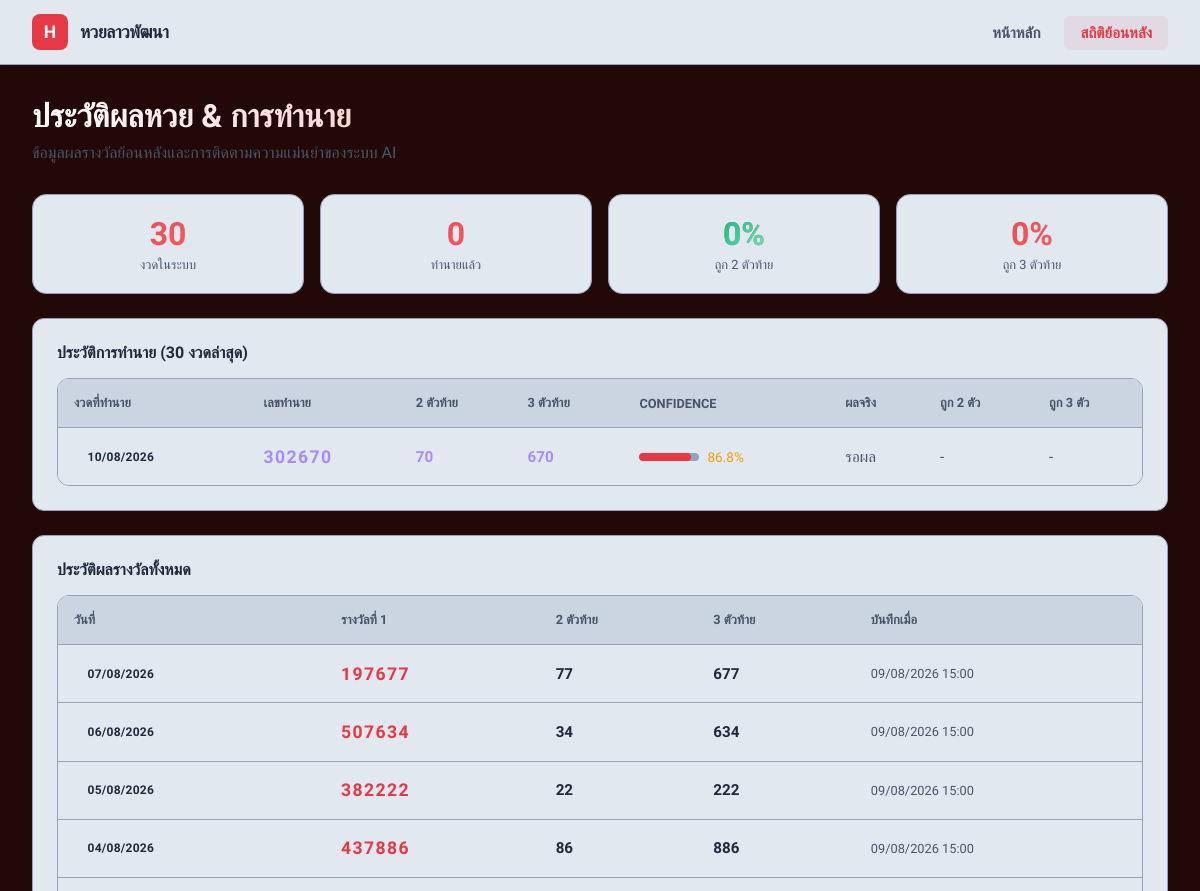
Before: /history/ (upper part) with the older database file.
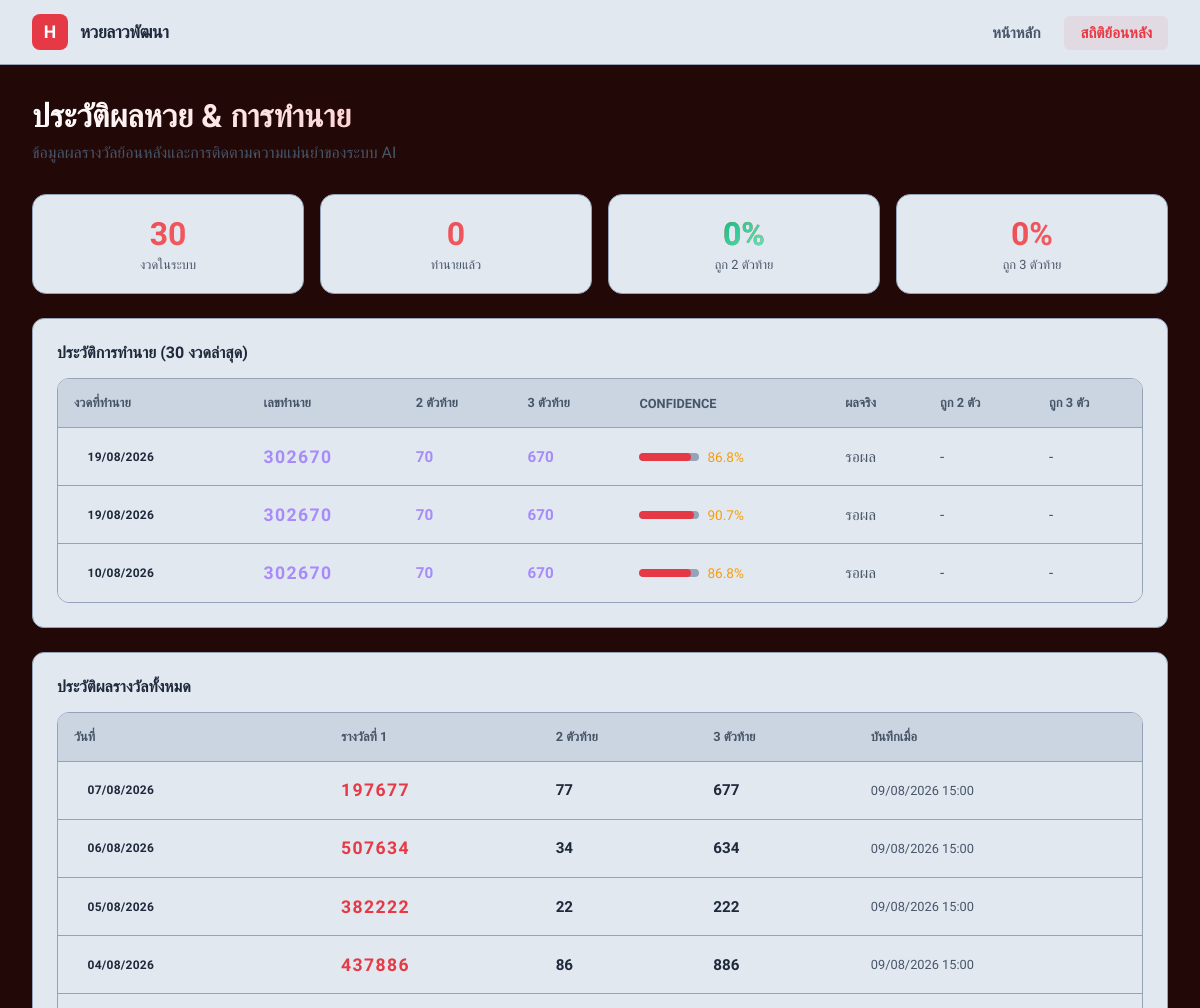
After: the same page with the newer database file.
### lottery/models.py (models this page shows, shortened)
class Prediction(models.Model):
    target_date = models.DateField(verbose_name="งวดที่ทำนาย")
    predicted_first = models.CharField(max_length=20, verbose_name="ทำนายรางวัลที่ 1")
    predicted_two = models.CharField(max_length=10, blank=True, verbose_name="ทำนาย 2 ตัวท้าย")
    predicted_three = models.CharField(max_length=10, blank=True, verbose_name="ทำนาย 3 ตัวท้าย")
    confidence = models.FloatField(default=0.0, verbose_name="ความมั่นใจ (%)")
    model_used = models.CharField(max_length=50, default="ensemble", verbose_name="โมเดลที่ใช้")
    actual_result = models.ForeignKey(
        LotteryResult, null=True, blank=True,
        on_delete=models.SET_NULL,
        related_name='predictions',
        verbose_name="ผลจริง"
    )
    is_correct_two = models.BooleanField(null=True, blank=True, verbose_name="ถูก 2 ตัวท้าย")
    is_correct_three = models.BooleanField(null=True, blank=True, verbose_name="ถูก 3 ตัวท้าย")
    is_correct_first = models.BooleanField(null=True, blank=True, verbose_name="ถูกรางวัลที่ 1")
    created_at = models.DateTimeField(auto_now_add=True)
    class Meta:
        ordering = ['-target_date']
        verbose_name = "การทำนาย"
        verbose_name_plural = "ประวัติการทำนาย"

class LotteryResult(models.Model):
    draw_date = models.DateField(unique=True, verbose_name="วันที่ออกรางวัล")
    first_prize = models.CharField(max_length=20, blank=True, verbose_name="รางวัลที่ 1")
    two_digit = models.CharField(max_length=10, blank=True, verbose_name="2 ตัวท้าย")
    three_digit = models.CharField(max_length=10, blank=True, verbose_name="3 ตัวท้าย")
    raw_data = models.TextField(blank=True, verbose_name="ข้อมูลดิบ")
    created_at = models.DateTimeField(auto_now_add=True)
    updated_at = models.DateTimeField(auto_now=True)
    class Meta:
        ordering = ['-draw_date']
        verbose_name = "ผลหวยลาวพัฒนา"
        verbose_name_plural = "ผลหวยลาวพัฒนาทั้งหมด"
    @property
    def last_two(self):
        if self.two_digit:
            return self.two_digit
        if len(self.first_prize) >= 2:
            return self.first_prize[-2:]
        return ""
    @property
    def last_three(self):
        if self.three_digit:
            return self.three_digit
        if len(self.first_prize) >= 3:
            return self.first_prize[-3:]
        return ""

### lottery/views.py (the view)
# urls.py: path('history/', views.history, name='history'),
def history(request):
    results = LotteryResult.objects.order_by('-draw_date')
    predictions = Prediction.objects.order_by('-target_date')[:30]
    stats = get_accuracy_stats()
    context = {
        'results': results,
        'predictions': predictions,
        'stats': stats,
    }
    return render(request, 'lottery/history.html', context)

### lottery/services/predictor.py (called while the page is built, shortened)
def get_accuracy_stats() -> dict:
    from lottery.models import Prediction
    evaluated = Prediction.objects.filter(actual_result__isnull=False)
    total = evaluated.count()
    if total == 0:
        return {'total': 0, 'correct_two': 0, 'correct_three': 0, 'correct_first': 0,
                'acc_two': 0, 'acc_three': 0, 'acc_first': 0}

### lottery/templates/lottery/history.html (shortened to what this page needs)
{% extends "lottery/base.html" %}
{% block nav_history %}active{% endblock %}
{% block content %}
<div class="page-header">
    <h1>ประวัติผลหวย & การทำนาย</h1>
    <p>ข้อมูลผลรางวัลย้อนหลังและการติดตามความแม่นยำของระบบ AI</p>
</div>
<div class="stats-banner">
    <div class="stat-card">
        <div class="num">{{ results.count }}</div>
        <div class="label">งวดในระบบ</div>
    </div>
    <div class="stat-card">
        <div class="num">{{ stats.total }}</div>
        <div class="label">ทำนายแล้ว</div>
    </div>
    <div class="stat-card">
        <div class="num" style="color: inherit;">
            <span style="background:linear-gradient(135deg,var(--success),#6ee7b7); -webkit-background-clip:text; -webkit-text-fill-color:transparent;">
                {{ stats.acc_two }}%
            </span>
        </div>
        <div class="label">ถูก 2 ตัวท้าย</div>
    </div>
    <div class="stat-card">
        <div class="num" style="color: inherit;">
            <span style="background:linear-gradient(135deg,var(--accent2),#a7f3d0); -webkit-background-clip:text; -webkit-text-fill-color:transparent;">
                {{ stats.acc_three }}%
            </span>
        </div>
        <div class="label">ถูก 3 ตัวท้าย</div>
    </div>
</div>
<div class="card" style="margin-bottom:1.5rem;">
    <div class="section-title">ประวัติการทำนาย (30 งวดล่าสุด)</div>
    {% if predictions %}
    <div class="table-wrapper">
        <table>
            <thead>
                <tr>
                    <th>งวดที่ทำนาย</th>
                    <th>เลขทำนาย</th>
                    <th>2 ตัวท้าย</th>
                    <th>3 ตัวท้าย</th>
                    <th>Confidence</th>
                    <th>ผลจริง</th>
                    <th>ถูก 2 ตัว</th>
                    <th>ถูก 3 ตัว</th>
                </tr>
            </thead>
            <tbody>
                {% for p in predictions %}
                <tr>
                    <td><span class="badge badge-purple">{{ p.target_date|date:"d/m/Y" }}</span></td>
                    <td class="number-pred">{{ p.predicted_first }}</td>
                    <td style="color:#a78bfa; font-weight:700;">{{ p.predicted_two }}</td>
                    <td style="color:#a78bfa; font-weight:700;">{{ p.predicted_three }}</td>
                    <td>
                        <div style="display:flex; align-items:center; gap:0.5rem;">
                            <div class="progress" style="width:60px; margin:0;">
                                <div class="progress-bar" style="width:{{ p.confidence }}%;"></div>
                            </div>
                            <span style="font-size:0.85rem; color:var(--warning);">{{ p.confidence }}%</span>
                        </div>
                    </td>
                    <td>
                        {% if p.actual_result %}
                            <span class="number-big">{{ p.actual_result.first_prize }}</span>
                        {% else %}
                            <span class="correct-pending">รอผล</span>
                        {% endif %}
                    </td>
                    <td>
                        {% if p.is_correct_two is None %}
                            <span class="correct-pending">-</span>
                        {% elif p.is_correct_two %}
                            <span class="correct-yes">ถูก</span>
                        {% else %}
                            <span class="correct-no">ผิด</span>
                        {% endif %}
                    </td>
                    <td>
                        {% if p.is_correct_three is None %}
                            <span class="correct-pending">-</span>
                        {% elif p.is_correct_three %}
                            <span class="correct-yes">ถูก</span>
                        {% else %}
                            <span class="correct-no">ผิด</span>
                        {% endif %}
                    </td>
                </tr>
                {% endfor %}
            </tbody>
        </table>
    </div>
    {% else %}
        <div style="text-align:center; padding:2rem; color:var(--text-muted);">
            ยังไม่มีประวัติการทำนาย
        </div>
    {% endif %}
</div>
<div class="card">
    <div class="section-title">ประวัติผลรางวัลทั้งหมด</div>
    {% if results %}
    <div class="table-wrapper">
        <table>
            <thead>
                <tr>
                    <th>วันที่</th>
                    <th>รางวัลที่ 1</th>
                    <th>2 ตัวท้าย</th>
                    <th>3 ตัวท้าย</th>
                    <th>บันทึกเมื่อ</th>
                </tr>
            </thead>
            <tbody>
                {% for r in results %}
                <tr>
                    <td><span class="badge badge-gold">{{ r.draw_date|date:"d/m/Y" }}</span></td>
                    <td class="number-big">{{ r.first_prize }}</td>
                    <td style="font-weight:600;">{{ r.last_two }}</td>
                    <td style="font-weight:600;">{{ r.last_three }}</td>
                    <td style="font-size:0.8rem; color:var(--text-muted);">{{ r.created_at|date:"d/m/Y H:i" }}</td>
                </tr>
                {% endfor %}
            </tbody>
        </table>
    </div>
    {% else %}
        <div style="text-align:center; padding:2rem; color:var(--text-muted);">
            ยังไม่มีข้อมูลผลรางวัล กดดึงข้อมูลที่หน้าหลักก่อน
        </div>
    {% endif %}
</div>
{% endblock %}

### lottery/templates/lottery/base.html (shortened to what this page needs)
<!DOCTYPE html>
<html lang="th">
<head>
</head>
<body>
    <nav>
        <div class="nav-inner">
            <a href="/" class="nav-brand">
                <div class="nav-logo">H</div>
                <span class="nav-title">หวยลาวพัฒนา</span>
            </a>
            <ul class="nav-links">
                <li><a href="/" id="nav-dashboard" class="{% block nav_dashboard %}{% endblock %}">หน้าหลัก</a></li>
                <li><a href="/history/" id="nav-history" class="{% block nav_history %}{% endblock %}">สถิติย้อนหลัง</a></li>
            </ul>
        </div>
    </nav>
    <main>
        {% block content %}{% endblock %}
    </main>
</body>
</html>

### lottery/templates/lottery/base.html (style rules this page uses)
:root { --primary: #e63946; --primary-dark: #b91c1c; --primary-light: #f87171; --bg-body: #230808; --bg-card: #e2e8f0; --bg-box: #cbd5e1; --text-body: #fef2f2; --text-card: #1e293b; --text-muted: #475569; --border: #94a3b8; --success: #10b981; --danger: #ef4444; --warning: #f59e0b; --shadow-sm: 0 1px 2px 0 rgba(0, 0, 0, 0.05); --shadow-md: 0 4px 6px -1px rgba(0, 0, 0, 0.1), 0 2px 4px -1px rgba(0, 0, 0, 0.06); --shadow-lg: 0 10px 15px -3px rgba(0, 0, 0, 0.1), 0 4px 6px -2px rgba(0, 0, 0, 0.05); }
* { margin: 0; padding: 0; box-sizing: border-box; }
body { font-family: 'Sarabun', -apple-system, BlinkMacSystemFont, "Segoe UI", Roboto, sans-serif; background-color: var(--bg-body); color: var(--text-body); min-height: 100vh; -webkit-font-smoothing: antialiased; }
nav { background-color: var(--bg-card); border-bottom: 1px solid var(--border); position: sticky; top: 0; z-index: 100; box-shadow: var(--shadow-sm); }
.nav-inner { max-width: 1200px; margin: 0 auto; display: flex; align-items: center; justify-content: space-between; height: 64px; padding: 0 2rem; }
.nav-brand { display: flex; align-items: center; gap: 0.75rem; text-decoration: none; }
.nav-logo { width: 36px; height: 36px; background-color: var(--primary); color: #ffffff; border-radius: 8px; display: flex; align-items: center; justify-content: center; font-size: 1.1rem; font-weight: bold; }
.nav-title { font-size: 1.1rem; font-weight: 700; color: var(--text-card); letter-spacing: -0.02em; }
.nav-links { display: flex; gap: 0.5rem; list-style: none; }
.nav-links a { color: var(--text-muted); text-decoration: none; padding: 0.5rem 1rem; border-radius: 6px; transition: all 0.2s; font-weight: 600; font-size: 0.95rem; }
.nav-links a:hover, .nav-links a.active { color: var(--primary); background-color: rgba(230, 57, 70, 0.08); }
main { max-width: 1200px; margin: 0 auto; padding: 2rem; }
.card { background-color: var(--bg-card); color: var(--text-card); border: 1px solid var(--border); border-radius: 12px; padding: 1.5rem; box-shadow: var(--shadow-sm); transition: transform 0.2s, box-shadow 0.2s; }
.badge { display: inline-block; padding: 0.35rem 0.85rem; border-radius: 6px; font-size: 0.75rem; font-weight: 600; letter-spacing: 0.02em; }
.table-wrapper { overflow-x: auto; border: 1px solid var(--border); border-radius: 8px; }
table { width: 100%; border-collapse: collapse; background-color: var(--bg-card); }
th { text-align: left; padding: 1rem; color: var(--text-muted); font-size: 0.8rem; font-weight: 600; text-transform: uppercase; border-bottom: 1px solid var(--border); background-color: var(--bg-box); white-space: nowrap; }
td { padding: 1rem; border-bottom: 1px solid var(--border); font-size: 0.95rem; font-weight: 500; white-space: nowrap; }
tr:last-child td { border-bottom: none; }
.progress { background-color: var(--border); border-radius: 999px; height: 8px; overflow: hidden; margin-top: 0.5rem; }
.progress-bar { height: 100%; border-radius: 999px; background-color: var(--primary); transition: width 1s ease; }

### lottery/templates/lottery/history.html (style rules this page uses)
.page-header { margin-bottom: 2rem; }
.page-header h1 { font-size: 2rem; font-weight: 800; background: linear-gradient(135deg, #fff, var(--primary-light)); -webkit-background-clip: text; -webkit-text-fill-color: transparent; margin-bottom: 0.5rem; }
.page-header p { color: var(--text-muted); }
.stats-banner { display: grid; grid-template-columns: repeat(4, 1fr); gap: 1rem; margin-bottom: 1.5rem; }
.stat-card { background: var(--bg-card); border: 1px solid var(--border); border-radius: 14px; padding: 1.25rem; text-align: center; }
.stat-card .num { font-size: 2rem; font-weight: 800; background: linear-gradient(135deg, var(--primary), var(--primary-light)); -webkit-background-clip: text; -webkit-text-fill-color: transparent; }
.stat-card .label { font-size: 0.8rem; color: var(--text-muted); margin-top: 0.25rem; }
.section-title { font-size: 1rem; font-weight: 700; color: var(--text); margin-bottom: 1rem; display: flex; align-items: center; gap: 0.5rem; }
.table-wrapper { border-radius: 12px; overflow: hidden; border: 1px solid var(--border); overflow-x: auto; }
.correct-pending { color: var(--text-muted); }
.number-big { font-size: 1.1rem; font-weight: 700; letter-spacing: 0.08em; color: var(--primary); }
.number-pred { font-size: 1.1rem; font-weight: 700; letter-spacing: 0.08em; color: #a78bfa; }

Changed rows visible on the page:
added Prediction: target_date "19/08/2026", predicted_first "302670", predicted_two "70", predicted_three "670", confidence "86.8", shows "รอผล"
added Prediction: target_date "19/08/2026", predicted_first "302670", predicted_two "70", predicted_three "670", confidence "90.7", shows "รอผล"
